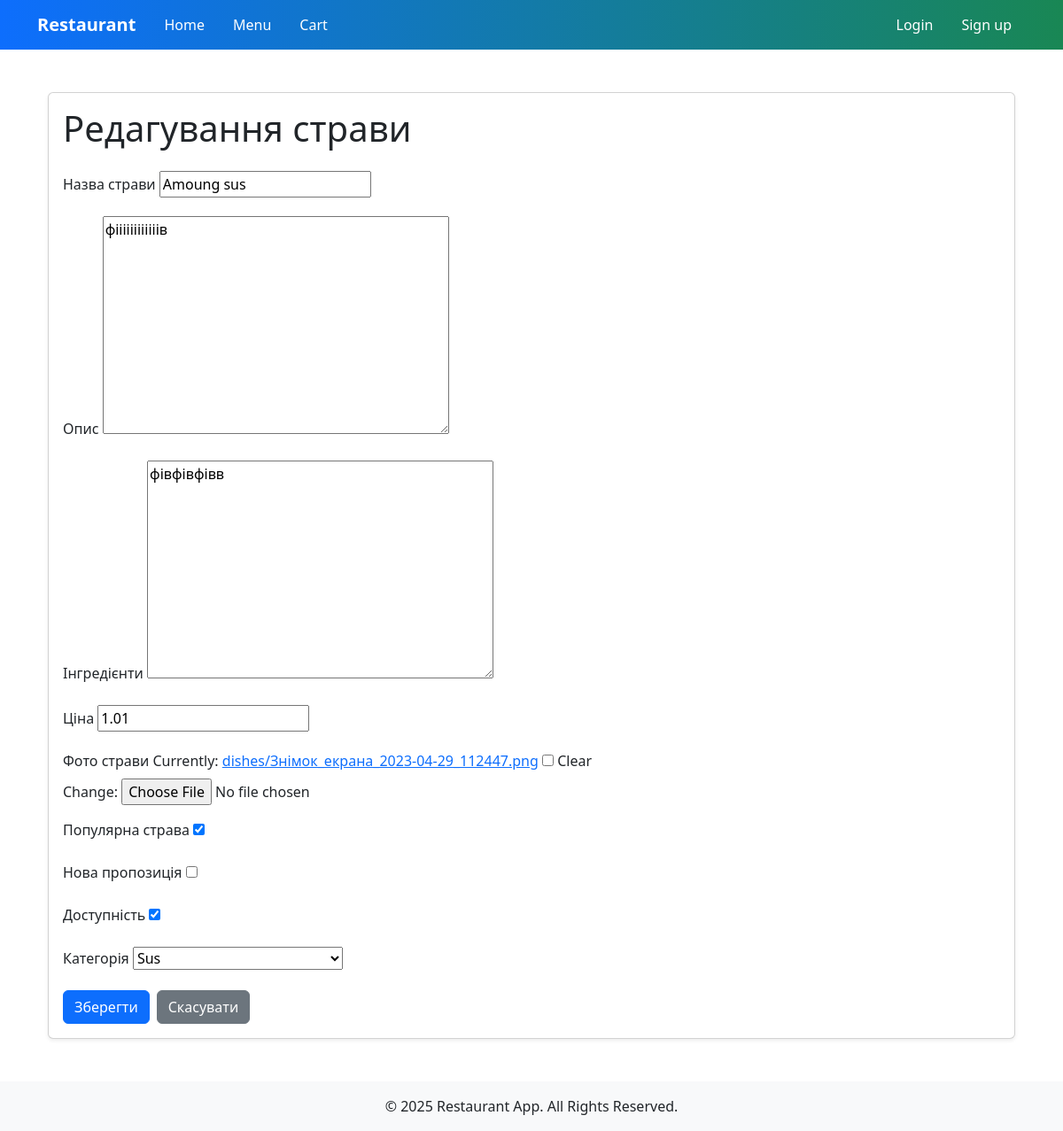
The page /menu/dish/6/update/ on the database its author committed.
### menu/models.py (models this page shows, shortened)
class Dish(models.Model):
    name = models.CharField(max_length=100, verbose_name="Назва страви")
    description = models.TextField(verbose_name="Опис", blank=True, null=True)
    ingredients = models.TextField(verbose_name="Інгредієнти", blank=True, null=True)
    price = models.DecimalField(max_digits=6, decimal_places=2, verbose_name="Ціна")
    image = models.ImageField(upload_to='dishes/', verbose_name="Фото страви", blank=True, null=True)
    available = models.BooleanField(default=True, verbose_name="Доступність")
    is_popular = models.BooleanField(default=False, verbose_name="Популярна страва")
    is_new = models.BooleanField(default=False, verbose_name="Нова пропозиція")
    category = models.ForeignKey(Category, on_delete=models.CASCADE, related_name='dishes', verbose_name="Категорія")
    created_at = models.DateTimeField(default=timezone.now, verbose_name="Дата створення")
    updated_at = models.DateTimeField(default=timezone.now, verbose_name="Дата оновлення")
    class Meta:
        verbose_name = "Страва"
        verbose_name_plural = "Страви"
        ordering = ["-created_at"]

### menu/views.py (the view)
# urls.py: path('dish/<int:pk>/update/', DishUpdateView.as_view(), name='dish_update'),
class DishUpdateView(UpdateView):
    model = Dish
    template_name = "menu/dish_form.html"
    fields = ['name', 'description', 'ingredients', 'price', 'image', 'is_popular', 'is_new', 'available', 'category']
    success_url = reverse_lazy('menu:category_list')

### menu/models.py (called while the page is built)
    def __str__(self):
        return self.name

### menu/templates/menu/dish_form.html (shortened to what this page needs)
{% extends "home/base.html" %}
{% block content %}
<div class="container py-4">
    <div class="card shadow-sm">
        <div class="card-body">
            <h1 class="card-title mb-4">
                {% if view.object.pk %}
                    Редагування страви
                {% else %}
                    Створення нової страви
                {% endif %}
            </h1>
            <form method="post" enctype="multipart/form-data">
                {% for field in form %}
                <div class="mb-3">
                    <label for="{{ field.id_for_label }}" class="form-label">
                        {{ field.label }}
                    </label>
                    {{ field }}
                </div>
                {% endfor %}
                <div class="d-flex gap-2">
                    <button type="submit" class="btn btn-primary">
                         Зберегти
                    </button>
                    <a href="{% url 'menu:category_list' %}" class="btn btn-secondary">
                        Скасувати
                    </a>
                </div>
            </form>
        </div>
    </div>
</div>
{% endblock %}

### home/templates/home/base.html (style rules this page uses)
body { display: flex; flex-direction: column; min-height: 100vh; }

### rows shown on the page
Dish: form "Amoung sus" "фіііііііііііів" "фівфівфівв" "1.01" "☑" "☑" "Sus"

### other values the page prints
{{ field.label }} "Назва страви" "Опис" "Інгредієнти" "Ціна" "Фото страви" "Популярна страва" "Нова пропозиція" "Доступність" "Категорія"
